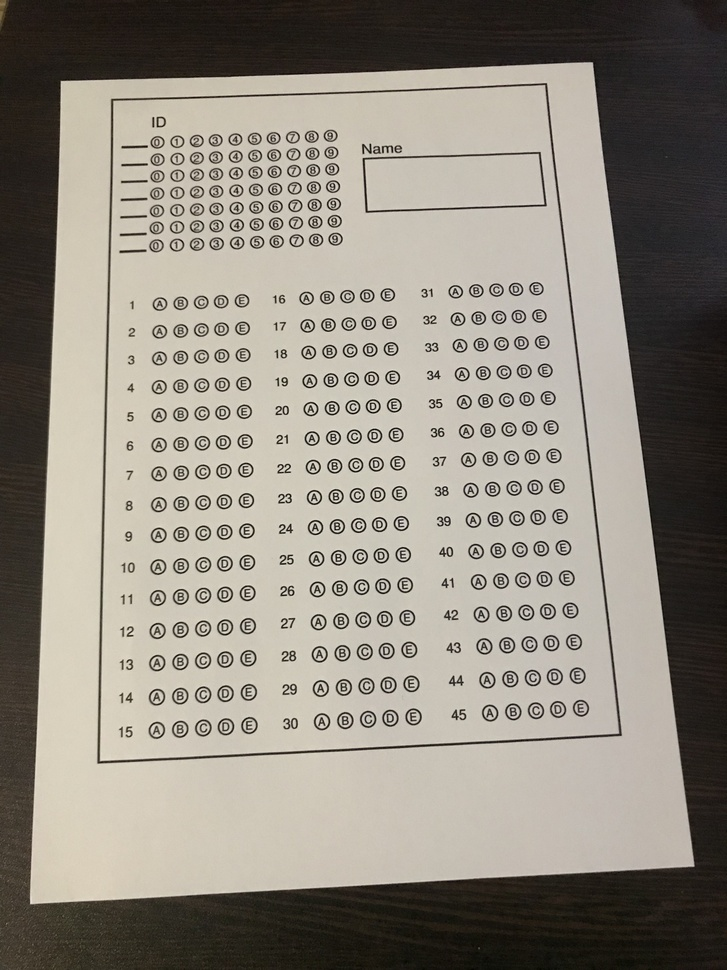
#> input picture datasets/MCQ/1.jpg, 727 x 970 px, shrunk from 3024 x 4032 before the run
$ python -i Scanner.py   (imports and definitions only)
#> lines starting #> are read from the running program, lines starting #| are printed output that depends on the picture; after the words box and inside, x2 and y2 are one past the last pixel; in counts of white or black regions, pixels touching at a corner belong together
import numpy as np
import cv2
import matplotlib.pyplot as plt
from skimage.filters import threshold_local
import imutils

class Scanner:
    """
    Class used to take captured image and transform it to scanned

    ...

    Attributes
    ----------
    img : np.ndarray
        image to be scanned
    original : np.ndarray
        original copy of the image kept for visualizing
    GAUSSIAN_SIZE : tuple
        Window size of gaussian filter
    CANNY_L_THRESH : int
        Low threshold of canny edge detector
    CANNY_H_THRESH : int
        High threshold of canny edge detector
    DILATION_SIZE : tuple
        Element size of dilation
    DILATION_ITERS : int
        Number of dilations
    EROSION_SIZE : tuple
        Element size of erosion
    EROSION_ITERS : int
        Number of erosions

    Methods
    -------
    get_edges()
        return an image wiht edges of original

    get_corners(edged)
        return return the corners of the scanned paper

    order_pts(pts)
        return an ordered version of the corners (top-left,top-right,bottom-right,bottom-left)

    get_dst_pts(rect)
        return the new dimension points for the scanned image

    trnasform(visualize=True)
        return the transfomed scanned paper
    """

    def __init__(self,img,GAUSSIAN_SIZE=(9,9),CANNY_L_THRESH=75,CANNY_H_THRESH=170,DILATION_SIZE=(5,5),DILATION_ITERS=5,EROSION_SIZE=(5,5),EROSION_ITERS=1):
        self.img = img.copy()
        self.original = img.copy()
        self.GAUSSIAN_SIZE = GAUSSIAN_SIZE
        self.CANNY_L_THRESH = EROSION_ITERS
        self.CANNY_H_THRESH = CANNY_H_THRESH
        self.DILATION_SIZE = DILATION_SIZE
        self.DILATION_ITERS = DILATION_ITERS
        self.EROSION_SIZE = EROSION_SIZE
        self.EROSION_ITERS = EROSION_ITERS

    def get_edges(self):
        gray = cv2.cvtColor(self.img, cv2.COLOR_BGR2GRAY)
        gray = cv2.GaussianBlur(gray, self.GAUSSIAN_SIZE, 0)
        edged = cv2.Canny(gray, self.CANNY_L_THRESH, self.CANNY_H_THRESH)
        edged = cv2.dilate(edged,self.DILATION_SIZE,iterations=self.DILATION_ITERS)
        edged = cv2.erode(edged,self.EROSION_SIZE,iterations=self.EROSION_ITERS)

        return edged

    def get_corners(self,edged):
        cnts = cv2.findContours(edged.copy(), cv2.RETR_EXTERNAL, cv2.CHAIN_APPROX_SIMPLE)
        cnts = imutils.grab_contours(cnts)
        cnts = sorted(cnts, key = cv2.contourArea, reverse = True)[:5]

        for c in cnts:

            peri = cv2.arcLength(c, True)
            approx = cv2.approxPolyDP(c, 0.02 * peri, True)

            if len(approx) >= 4:
                corners = approx
                break

        return corners

    def order_pts(self,pts):
        rect_pts = np.zeros((4, 2), dtype = "float32")
        s = pts.sum(axis = 1)
        rect_pts[0] = pts[np.argmin(s)]
        rect_pts[2] = pts[np.argmax(s)]
        diff = np.diff(pts, axis = 1)
        rect_pts[1] = pts[np.argmin(diff)]
        rect_pts[3] = pts[np.argmax(diff)]

        return rect_pts

    def get_dst_pts(self,rect):
        ##############->>>>>>>>>>>>>.
        (tl, tr, br, bl) = rect

        widthA = np.sqrt(((br[0] - bl[0]) ** 2) + ((br[1] - bl[1]) ** 2))
        widthB = np.sqrt(((tr[0] - tl[0]) ** 2) + ((tr[1] - tl[1]) ** 2))
        maxWidth = max(int(widthA), int(widthB))

        heightA = np.sqrt(((tr[0] - br[0]) ** 2) + ((tr[1] - br[1]) ** 2))
        heightB = np.sqrt(((tl[0] - bl[0]) ** 2) + ((tl[1] - bl[1]) ** 2))
        maxHeight = max(int(heightA), int(heightB))

        dst = np.array([
            [0, 0],
            [maxWidth - 1, 0],
            [maxWidth - 1, maxHeight - 1],
            [0, maxHeight - 1]], dtype = "float32")

        return dst

    def trnasform(self,return_edged=False,visualize=True):

        edged = self.get_edges()
        corners = self.get_corners(edged)
        ordered_corners = self.order_pts(corners.reshape(-1,2))
        transformed_corners = self.get_dst_pts(ordered_corners)
        H = cv2.getPerspectiveTransform(ordered_corners, transformed_corners)
        transformed = cv2.warpPerspective(self.original, H, (int(transformed_corners[2][0]+1), int(transformed_corners[2][1]+1)))

        if visualize:
            plt.figure()
            plt.imshow(self.original)
            plt.figure()
            plt.imshow(edged)
            cv2.drawContours(self.img, [corners], -1, (0, 255, 0), 15)
            plt.figure()
            plt.imshow(self.img)
            plt.figure()
            plt.imshow(transformed)
        return transformed if not return_edged else (transformed,edged)

>>> import cv2
>>> picture = cv2.imread('../../datasets/MCQ/1.jpg')
#> picture is the input picture: shape (970, 727, 3); mean B, G, R 128, 138.4, 144.4
>>> result = Scanner(picture).trnasform()
#> in get_edges, `gray = cv2.GaussianBlur(gray, self.GAUSSIAN_SIZE, 0)`:
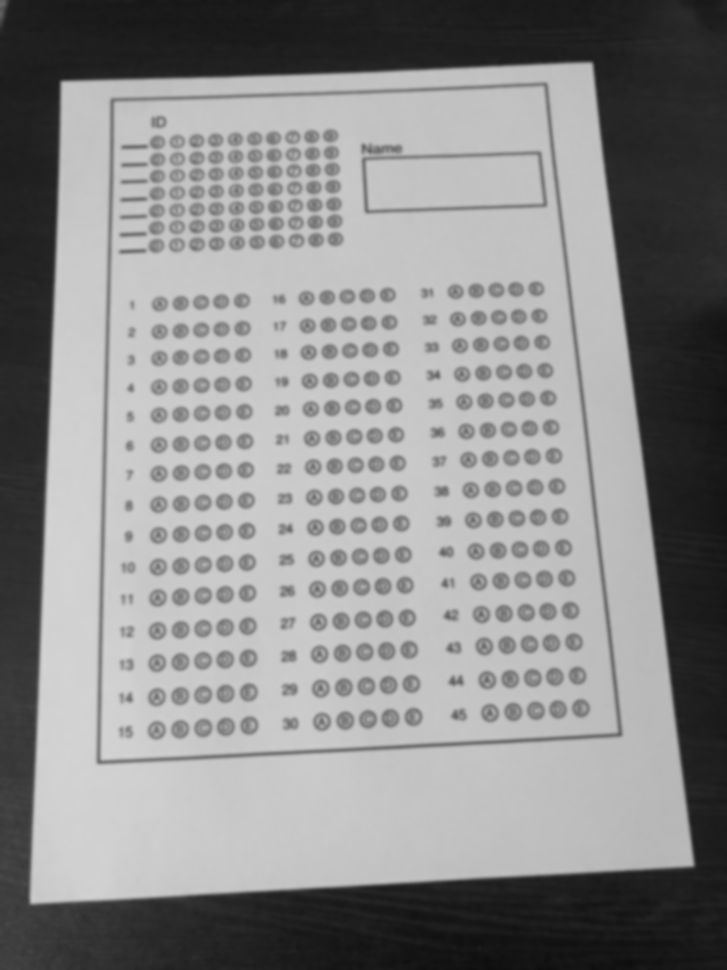
#> gray: shape (970, 727); min 13, max 212, mean 139
#> in get_edges, `edged = cv2.Canny(gray, self.CANNY_L_THRESH, self.CANNY_H_THRESH)`:
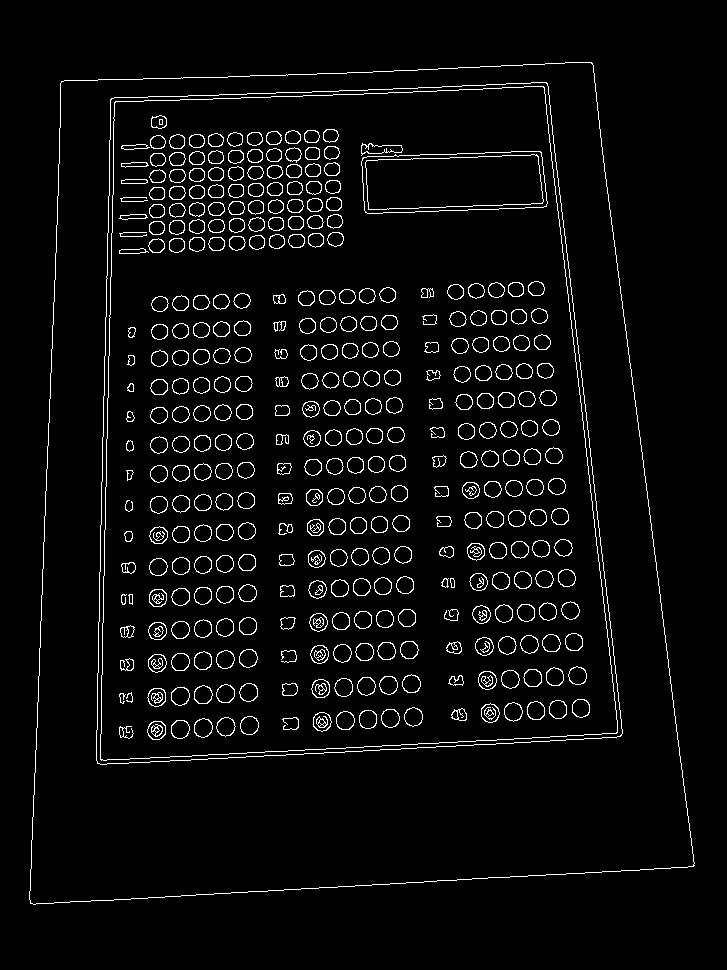
#> edged: shape (970, 727); 4.2% white in thin lines or dots, all inside (x1, y1, x2, y2) = (29, 62, 695, 905)
#> in get_edges, `edged = cv2.dilate(edged,self.DILATION_SIZE,iterations=self.DILATION_I..`:
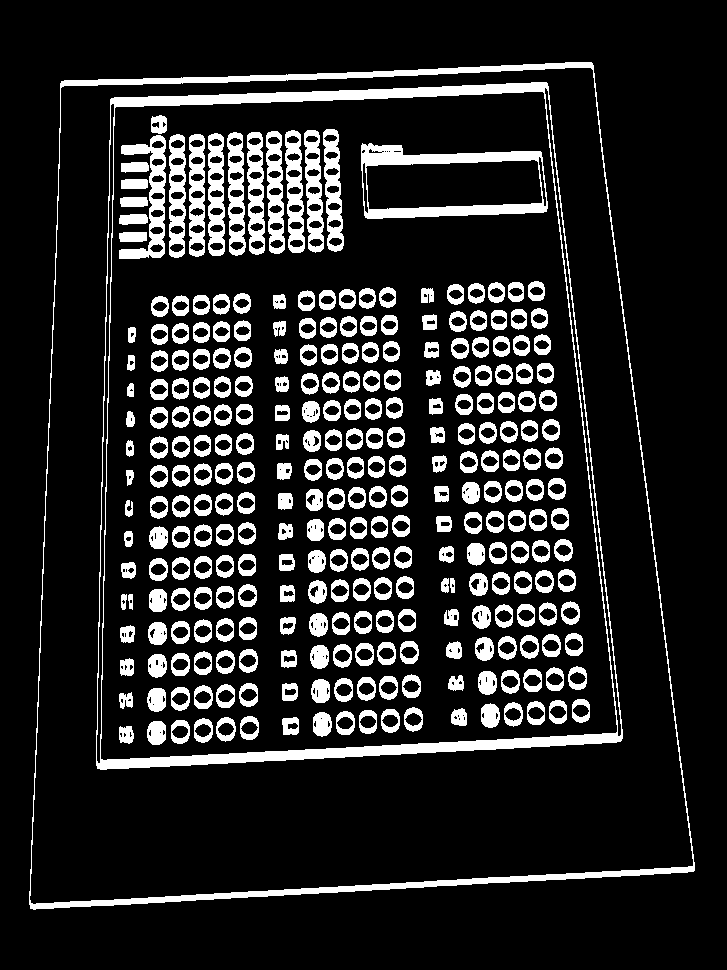
#> edged: shape (970, 727); 14.7% white; 290 white regions, largest, box (x1, y1, x2, y2) and area: (96, 82, 623, 770) 12974, (29, 62, 695, 910) 9469, (361, 143, 548, 219) 4195
#> in get_edges, `edged = cv2.erode(edged,self.EROSION_SIZE,iterations=self.EROSION_ITERS)`:
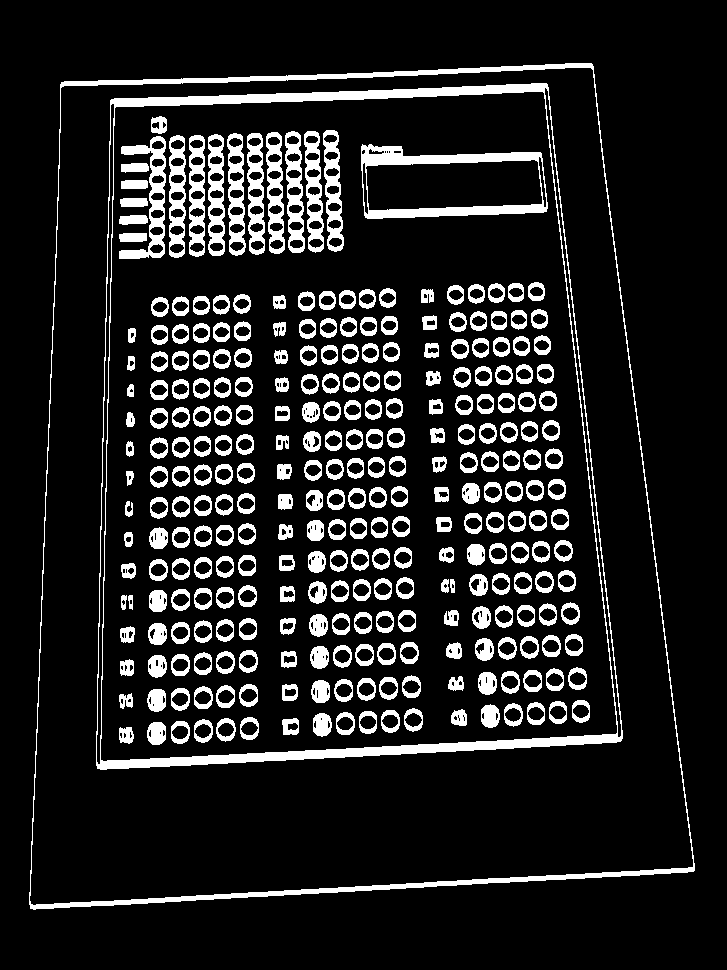
#> edged: shape (970, 727); 12.9% white; 290 white regions
#> in get_corners, `cnts = cv2.findContours(edged.copy(), cv2.RETR_EXTERNAL, cv2.CHAIN_APP..`: cnts = 1 contour; box (x1, y1, x2, y2) and area: (29, 63, 695, 910) 488994
#> the loop in get_corners, `for c in cnts: ` made 1 pass
#> (peri, corners) on pass 1: (2909.4, [[591, 63], [61, 82], [30, 908], [694, 870]])
#> in trnasform, `corners = self.get_corners(edged)`: corners = [[591, 63], [61, 82], [30, 908], [694, 870]]
#> in order_pts, `s = pts.sum(axis = 1)`: s = [654, 143, 938, 1564]
#> in order_pts, `diff = np.diff(pts, axis = 1)`: diff = [-528, 21, 878, 176]
#> in trnasform, `ordered_corners = self.order_pts(corners.reshape(-1,2))`: ordered_corners = [[61, 82], [591, 63], [694, 870], [30, 908]]
#> in get_dst_pts, `(tl, tr, br, bl) = rect`: tl = [61, 82]; tr = [591, 63]; br = [694, 870]; bl = [30, 908]
#> in get_dst_pts, `widthA = np.sqrt(((br[0] - bl[0]) ** 2) + ((br[1] - bl[1]) ** 2))`: widthA = 665.1
#> in get_dst_pts, `widthB = np.sqrt(((tr[0] - tl[0]) ** 2) + ((tr[1] - tl[1]) ** 2))`: widthB = 530.3
#> in get_dst_pts, `maxWidth = max(int(widthA), int(widthB))`: maxWidth = 665
#> in get_dst_pts, `heightA = np.sqrt(((tr[0] - br[0]) ** 2) + ((tr[1] - br[1]) ** 2))`: heightA = 813.5
#> in get_dst_pts, `heightB = np.sqrt(((tl[0] - bl[0]) ** 2) + ((tl[1] - bl[1]) ** 2))`: heightB = 826.6
#> in get_dst_pts, `maxHeight = max(int(heightA), int(heightB))`: maxHeight = 826
#> in get_dst_pts, `dst = np.array([ [0, 0], [maxWidth - 1, 0], [maxWidth - 1, maxHeight -..`: dst = [[0, 0], [664, 0], [664, 825], [0, 825]]
#> in trnasform, `H = cv2.getPerspectiveTransform(ordered_corners, transformed_corners)`: H = [[1.27, 0.0476, -81.27], [0.0462, 1.29, -108.4], [-1.52e-05, 0.000317, 1]]
#> in trnasform, `transformed = cv2.warpPerspective(self.original, H, (int(transformed_c..`:
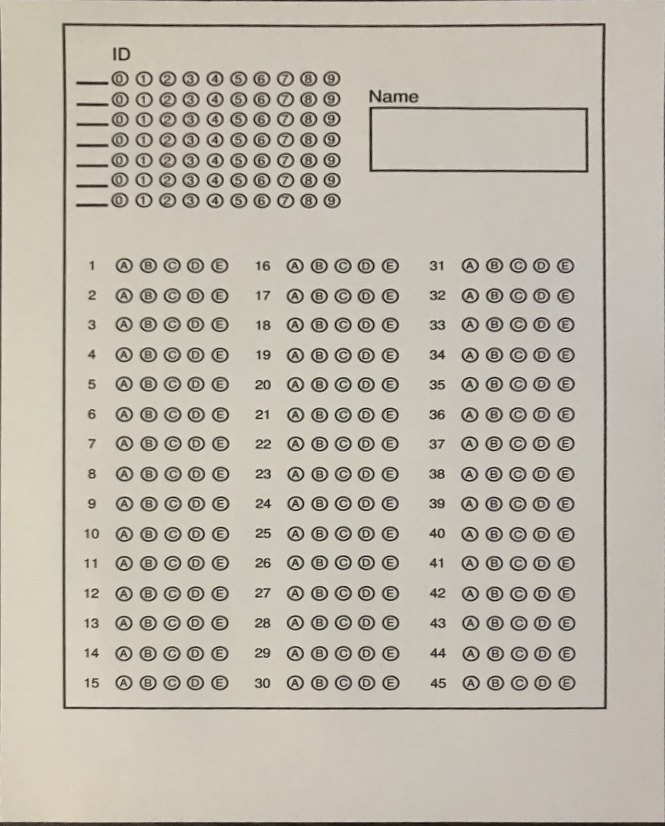
#> transformed: shape (826, 665, 3); mean B, G, R 171.2, 184.1, 190.6
#> in trnasform, `cv2.drawContours(self.img, [corners], -1, (0, 255, 0), 15)`:
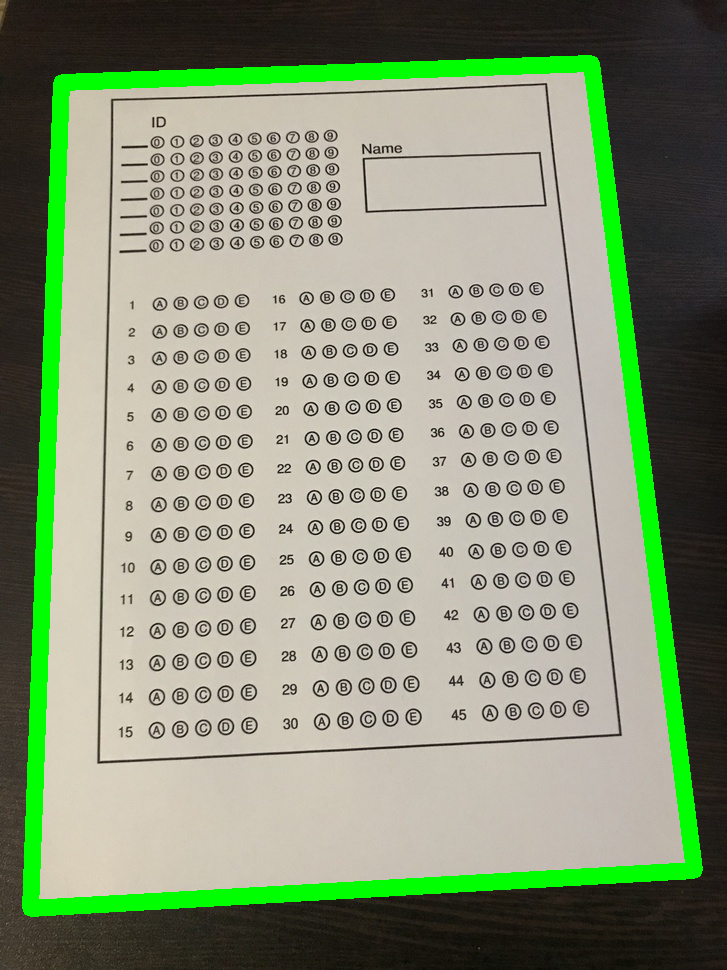
#> self.img: shape (970, 727, 3); 6.81% of pixels changed, all inside (x1, y1, x2, y2) = (22, 55, 703, 917)

$ run again, on datasets/MCQ/2.jpg
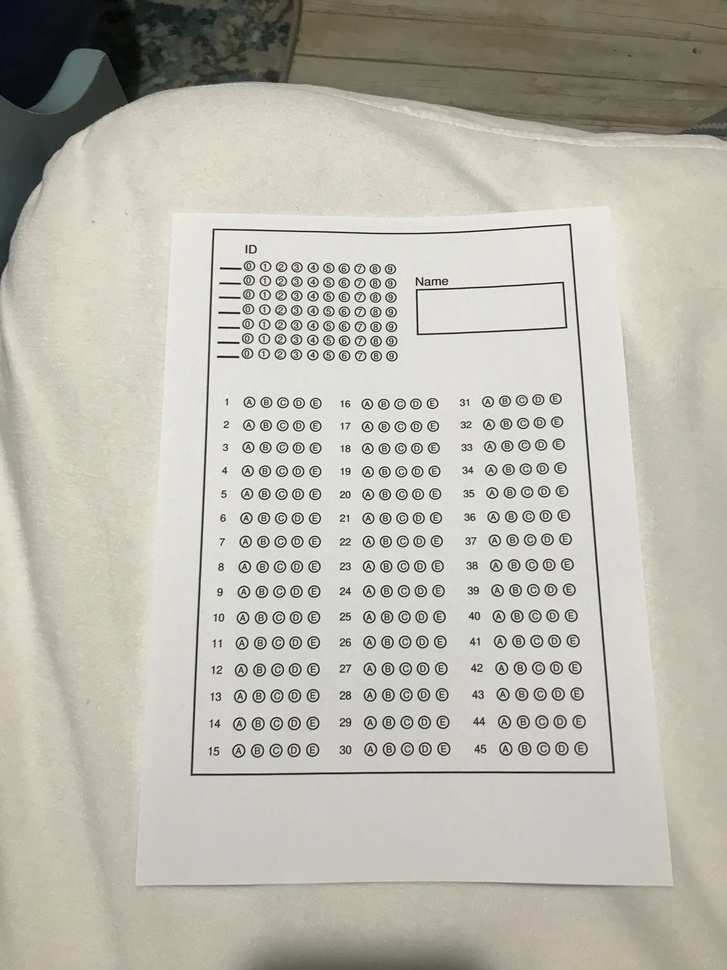
#> input picture datasets/MCQ/2.jpg, 727 x 970 px, shrunk from 3024 x 4032 before the run
#> picture is the input picture: shape (970, 727, 3); mean B, G, R 173.6, 183.5, 186.1
#> in get_edges, `edged = cv2.erode(edged,self.EROSION_SIZE,iterations=self.EROSION_ITERS)`:
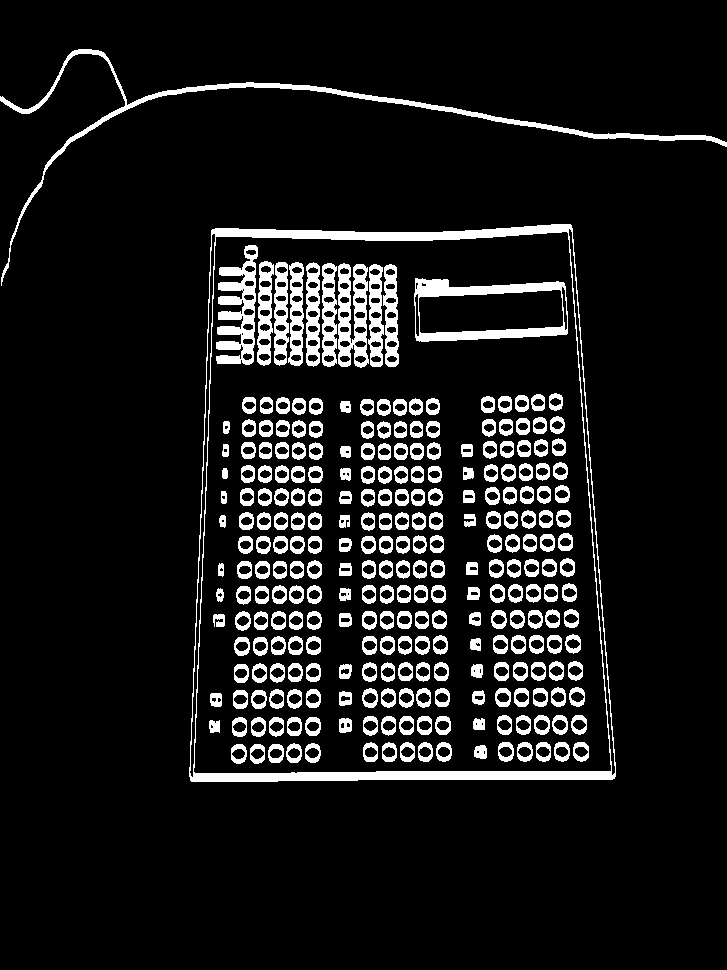
#> edged: shape (970, 727); 9.7% white; 271 white regions
#> cnts = 2 contours; box (x1, y1, x2, y2) and area: (189, 224, 616, 782) 216302, (0, 49, 727, 286) 3561
#> the loop in get_corners, `for c in cnts: ` made 1 pass
#> (peri, corners) on pass 1: (1923, [[570, 224], [211, 230], [191, 781], [614, 778]])
#> in trnasform, `corners = self.get_corners(edged)`: corners = [[570, 224], [211, 230], [191, 781], [614, 778]]
#> s = [794, 441, 972, 1392]
#> diff = [-346, 19, 590, 164]
#> ordered_corners = [[211, 230], [570, 224], [614, 778], [191, 781]]
#> tl = [211, 230]; tr = [570, 224]; br = [614, 778]; bl = [191, 781]
#> widthA = 423
#> widthB = 359.1
#> maxWidth = 423
#> heightA = 555.7
#> heightB = 551.4
#> maxHeight = 555
#> dst = [[0, 0], [422, 0], [422, 554], [0, 554]]
#> H = [[1.29, 0.0466, -281.9], [0.0215, 1.29, -300.4], [2.48e-05, 0.00035, 1]]
#> in trnasform, `cv2.drawContours(self.img, [corners], -1, (0, 255, 0), 15)`:
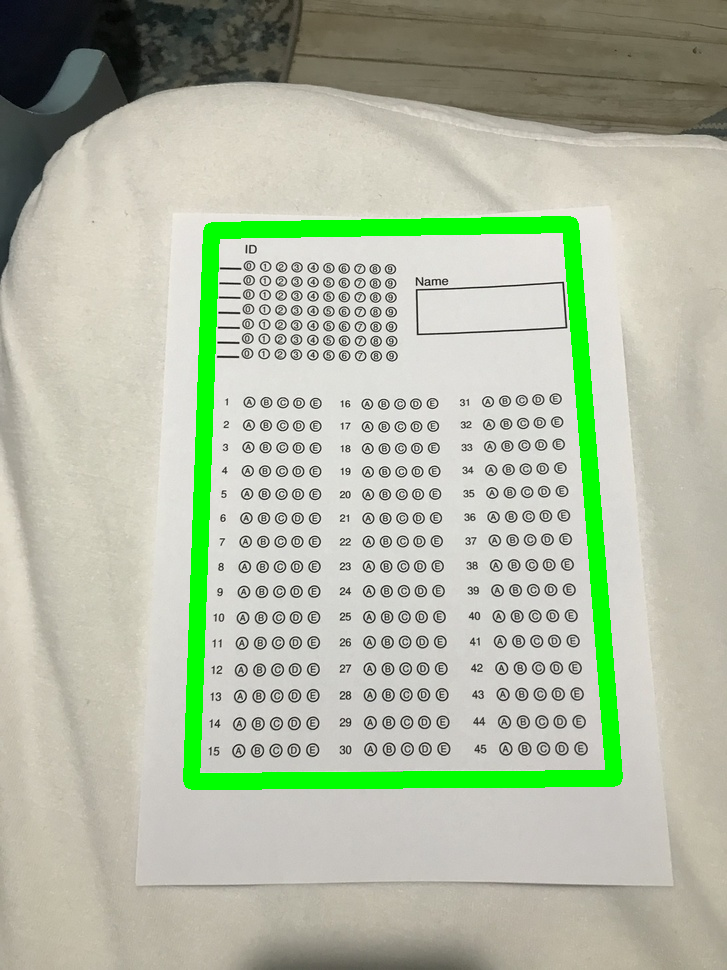
#> self.img: shape (970, 727, 3); 4.54% of pixels changed, all inside (x1, y1, x2, y2) = (183, 216, 623, 790)
